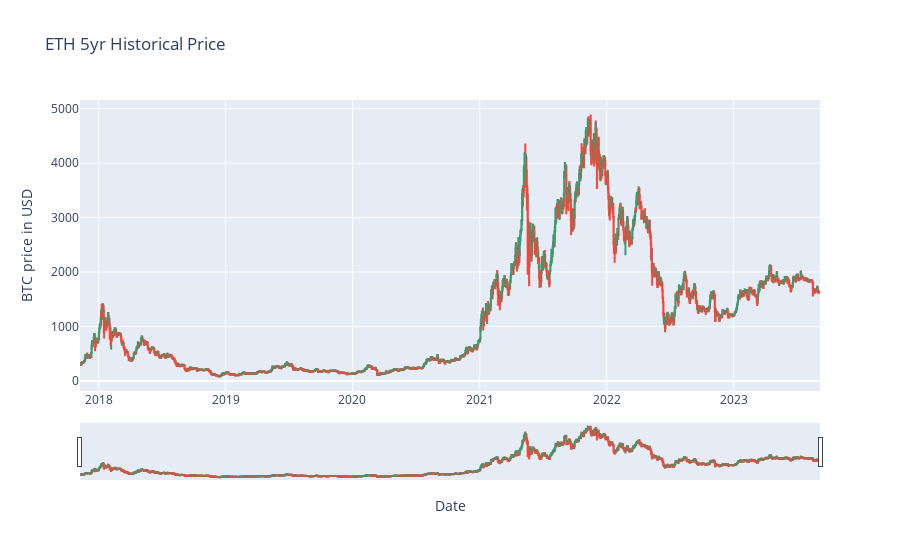

Notebook code for this chart:
### Code cell
figure = [new_plot]
layout = {
    'title': 'ETH 5yr Historical Price',
    'xaxis': {'title': 'Date'},
    'yaxis': {'title': 'BTC price in USD'}
}
candle_stk_data = go.Figure(data=figure, layout=layout)
candle_stk_data.show()

### Figure 1 — Plotly figure (JSON) as saved in the notebook; plotly's stock layout.template omitted (floating-point values rounded to 4 significant figures; data arrays with more than 128 entries replaced by an {"elided": "..."} marker saying what was removed)
{"data": [{"close": {"elided": "2128 float values"}, "high": {"elided": "2128 float values"}, "low": {"elided": "2128 float values"}, "open": {"elided": "2128 float values"}, "type": "candlestick", "x": {"elided": "2128 str values"}}], "layout": {"title": {"text": "ETH 5yr Historical Price"}, "xaxis": {"title": {"text": "Date"}}, "yaxis": {"title": {"text": "BTC price in USD"}}}}
